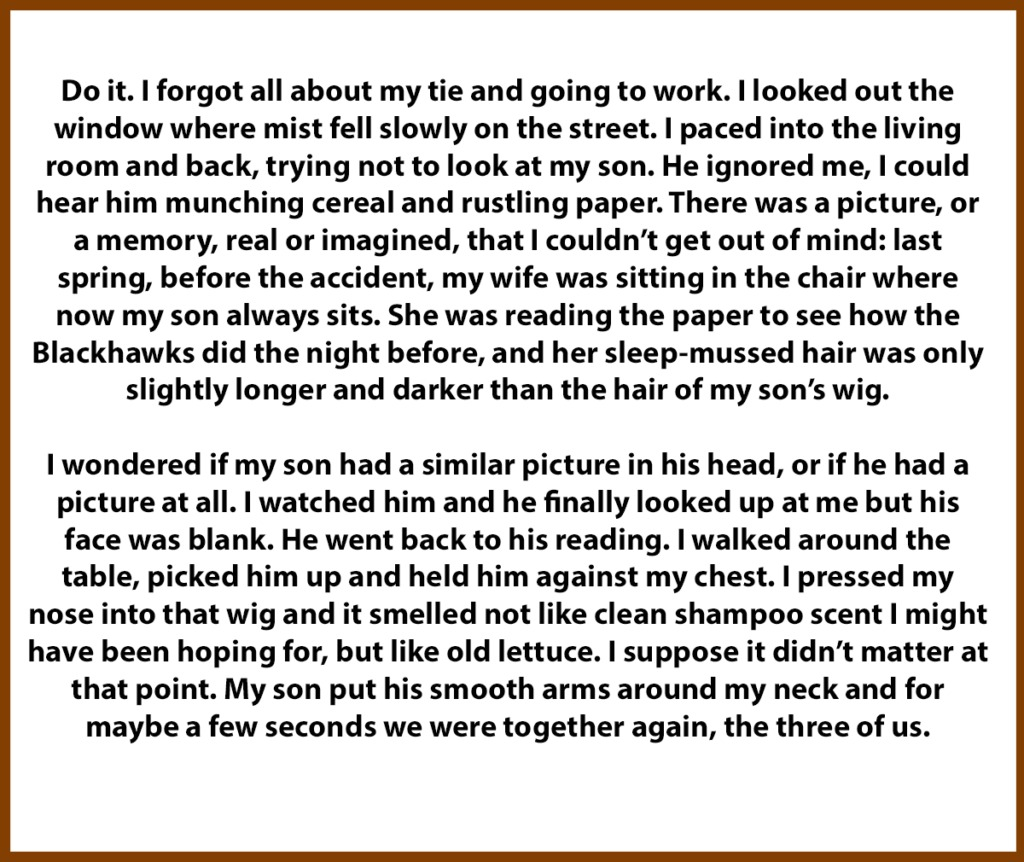
#> input picture MY WORKS/Deep_learning/Optical Character Recognition/data/novel.jpeg, 1024 x 862 px, found by its file name
$ python 02_OCR_simple_reading.py
#> lines starting #> are read from the running program, lines starting #| are printed output that depends on the picture; after the words box and inside, x2 and y2 are one past the last pixel; in counts of white or black regions, pixels touching at a corner belong together
#!/usr/bin/env python3
# -*- coding: utf-8 -*-
"""
Created on Wed Dec 16 08:42:05 2020

@author: vishnu
"""

import cv2
import numpy as np

img = cv2.imread('/home/vishnu/Downloads/Workouts ML/02.Deep Learning/Optical Character Recognition/data/novel.jpeg')
#> img is the input picture: shape (862, 1024, 3); mean B, G, R 208.2, 210.8, 213.6
img = cv2.cvtColor(img,cv2.COLOR_BGR2RGB)


# get grayscale image
def get_grayscale(image):
    return cv2.cvtColor(image, cv2.COLOR_BGR2GRAY)
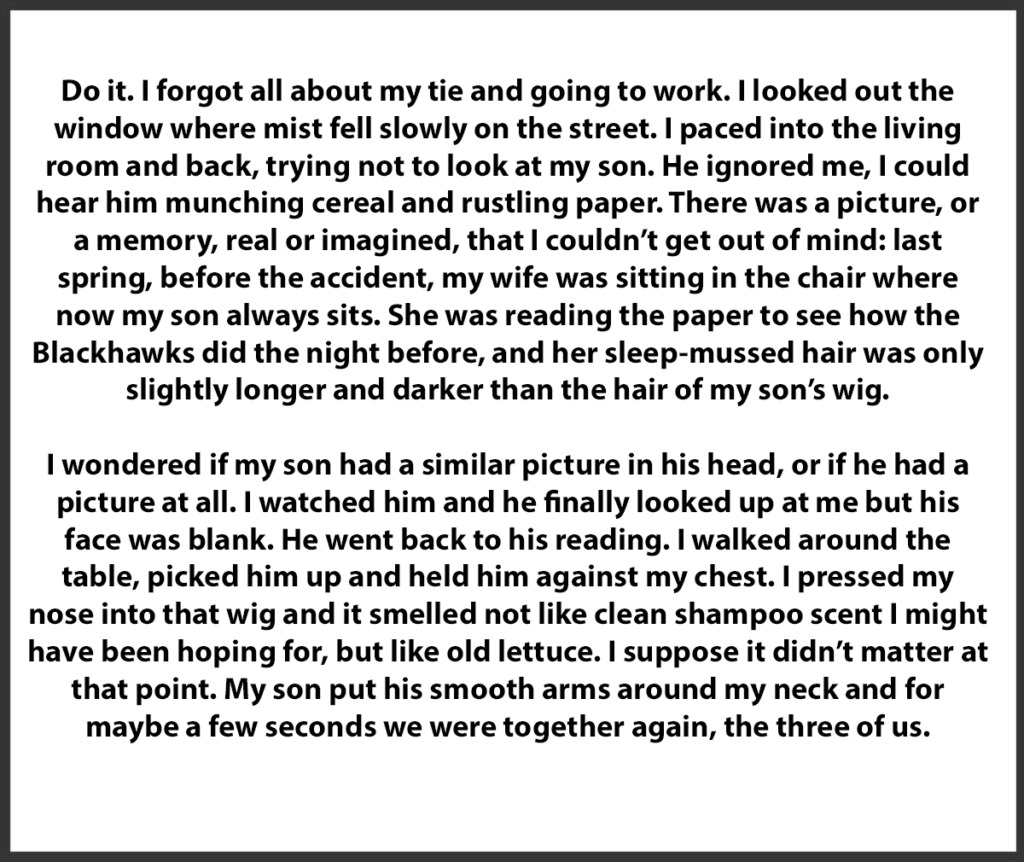
#> returned value: shape (862, 1024); min 0, max 255, mean 210.3

# noise removal
def remove_noise(image):
    return cv2.medianBlur(image, 5)

#thresholding

def threshold(image):
    return cv2.threshold(image, 0, 255, cv2.THRESH_BINARY | cv2.THRESH_OTSU)[1]
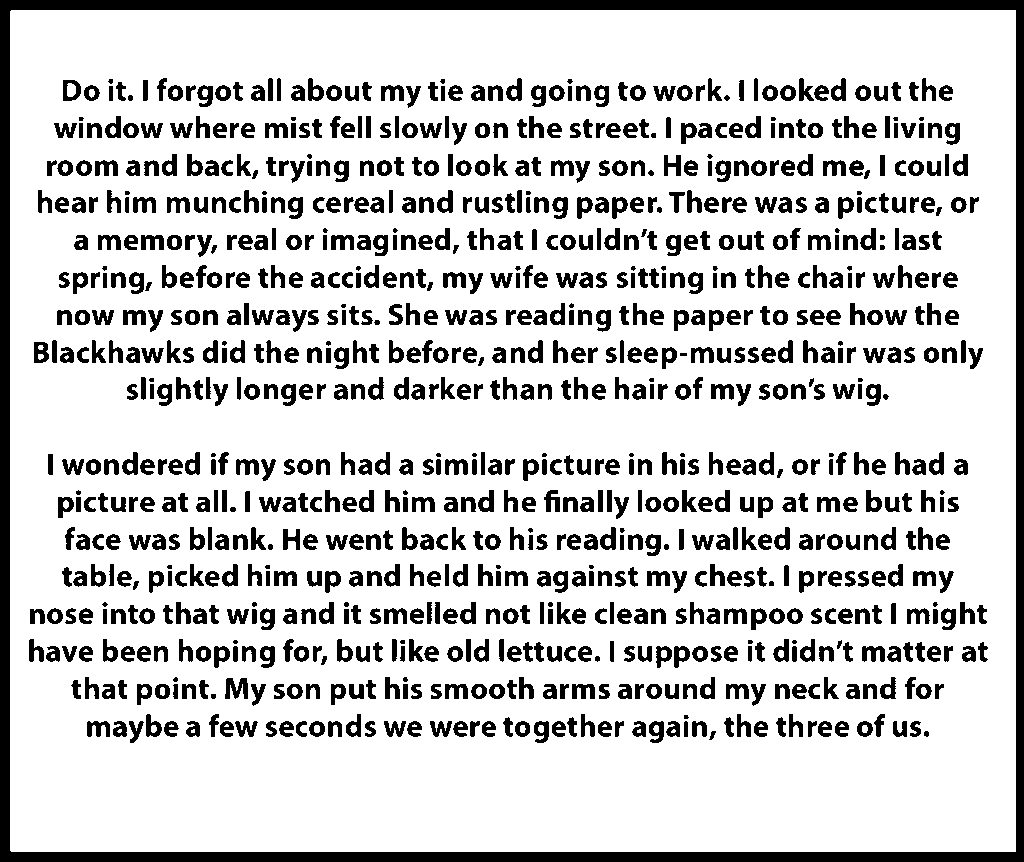
#> returned value: shape (862, 1024); 81.2% white; 971 black regions (55 under 20 px), largest, box (x1, y1, x2, y2) and area: (0, 0, 1024, 862) 35638, (225, 678, 248, 699) 319, (862, 646, 885, 662) 249


# template matching
def match_template(image, template):
    return cv2.matchTemplate(image, template, cv2.TM_CCOEFF_NORMED)


gray = get_grayscale(img)
thresh = threshold(gray)
noise = remove_noise(gray)
#> in remove_noise, `return cv2.medianBlur(image, 5)`:
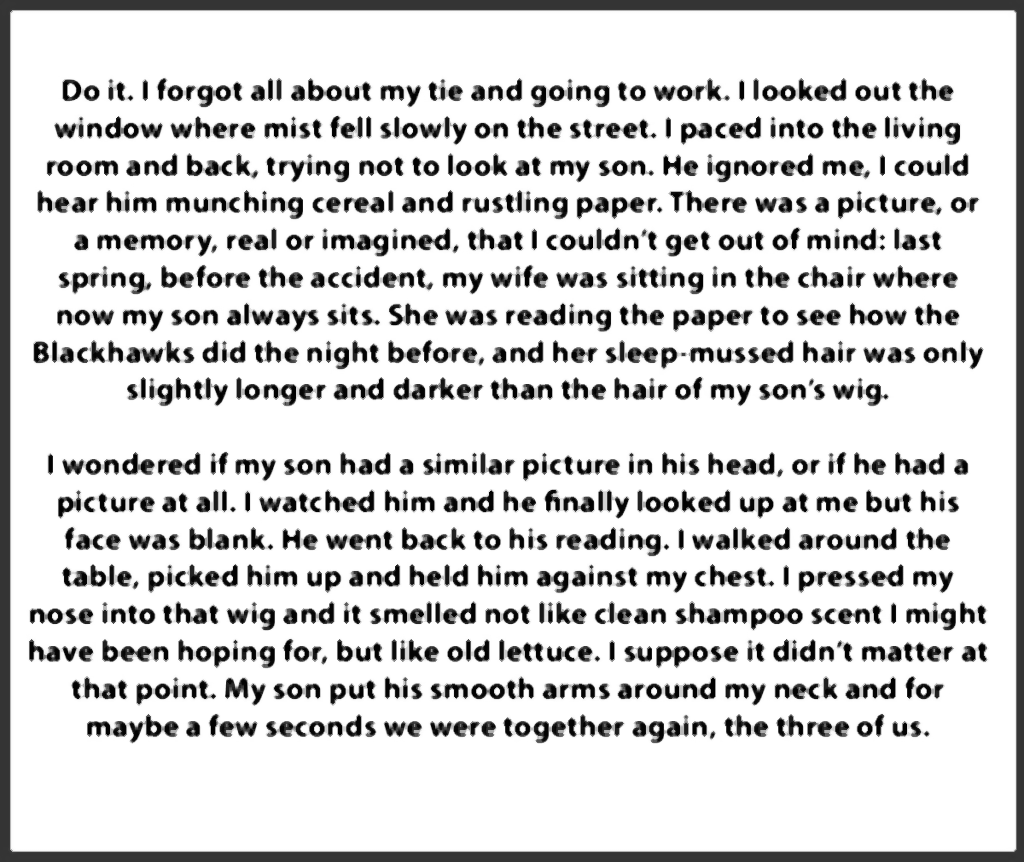
#> returned value: shape (862, 1024); min 0, max 255, mean 212.5


import matplotlib.pyplot as plt

plt.subplot(221); plt.title("gray"); plt.imshow(gray, cmap='gray');
plt.subplot(222); plt.title("noise"); plt.imshow(noise);


plt.show()
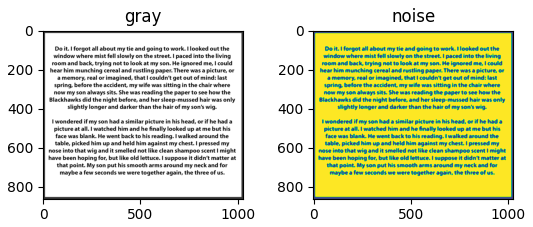
#> figure drawn by matplotlib, 2 panels

import pytesseract

img = thresh
print("binary ocr\n")
print(pytesseract.image_to_string(img))
#> (this line was passed over: pytesseract is not available in this run)

img = noise
print("\n\nnoise removed ocr\n")
print(pytesseract.image_to_string(img))
#> (this line was passed over: pytesseract is not available in this run)

$ run again, with MY WORKS/Deep_learning/Optical Character Recognition/data/images.jpeg copied over MY WORKS/Deep_learning/Optical Character Recognition/data/novel.jpeg
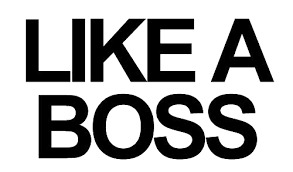
#> input picture MY WORKS/Deep_learning/Optical Character Recognition/data/images.jpeg, 293 x 172 px, found by its file name
#> img is the input picture: shape (172, 293, 3); min 0, max 255, mean 176.4
#> in threshold, `return cv2.threshold(image, 0, 255, cv2.THRESH_BINARY | cv2.THRESH_OTS..`:
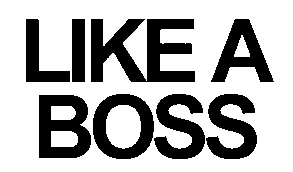
#> returned value: shape (172, 293); 69.2% white; 8 black regions, largest, box (x1, y1, x2, y2) and area: (91, 19, 195, 82) 3763, (39, 95, 91, 158) 2251, (93, 94, 154, 159) 2002
#> `plt.show()`:
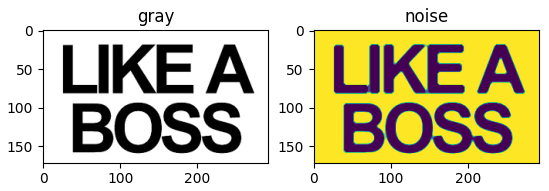
#> figure drawn by matplotlib, 2 panels
